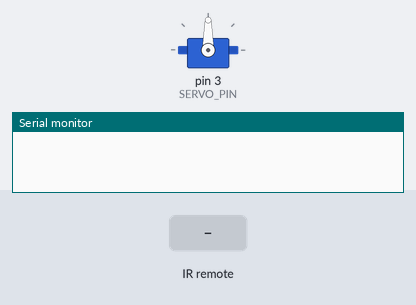
The sketch below on a simulated Arduino Uno, built with avr-gcc and run on an emulated ATmega328P. Shown: servo, the last lines printed to the serial monitor. The inputs (shaded band) are chosen by the test bench.

Above: at 1.2 s.
1.3 s: infrared code 0xC1AACD32 received
At 2.2 s:
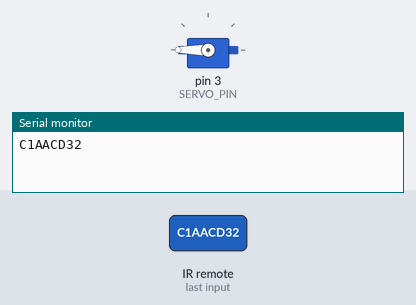
2.8 s: infrared code 0xC1AA8D72 received
At 3.3 s:
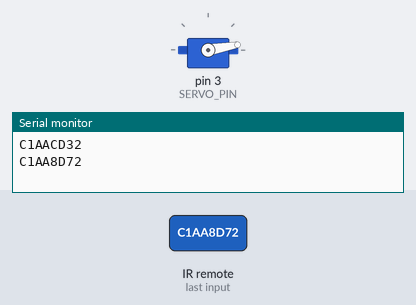
4.3 s: infrared code 0xC1AA0DF2 received
At 5.6 s:
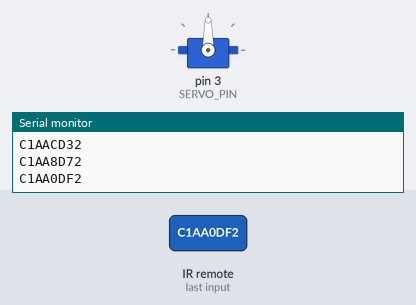
Timing chart, 0 to 7.3 s (numbered marks = the images above; inputs shaded):
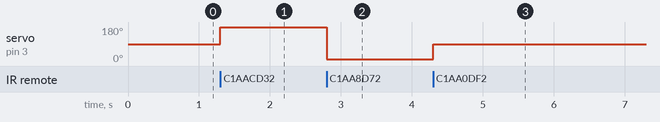

The sketch:

control_servo_w_IR.ino
```cpp
/*
 * Week 04 Assignment - controlling servo with remote
   Using Epson Projector IR remote
   Group Members: Lim Kim
                  Vick Cai Zhi Xiang
                  Xin Hao */

#include <IRremote.h> // include IR remote library
#include <Servo.h>    // include Servo control library

Servo myservo; // declare servo

int RECV_PIN = 11; //IR receiver should be attached to Pin11
int SERVO_PIN = 3; //Servo to be attached to Pin3

IRrecv irrecv(RECV_PIN);  //setup IRreceiver only Pin11 works.
decode_results results;   //devoder for received IR signal.

void setup()
{
  Serial.begin(9600);
  irrecv.enableIRIn(); // Start the receiver

  myservo.attach(SERVO_PIN); // attach serto to SERVO_PIN
}

void loop() {

  if (irrecv.decode(&results)) { // decode IR signal
    int angle = results.value;   // received value
    Serial.println(results.value, HEX);

  if(results.value == 0xC1AACD32)
  {myservo.write(180);
  }
  else if(results.value == 0xC1AA8D72)
  {myservo.write(10);
  }
  else if(results.value == 0xC1AA0DF2)
  {myservo.write(90);
  }

    irrecv.resume(); // Receive the next value
  }

}
```

Measured:
- after the input at 1.3 s, servo on pin 3 (SERVO_PIN): 90° → 180° at once
- after the input at 2.8 s, servo on pin 3 (SERVO_PIN): 180° → 10° at once
- after the input at 4.3 s, servo on pin 3 (SERVO_PIN): 10° → 90° at once
